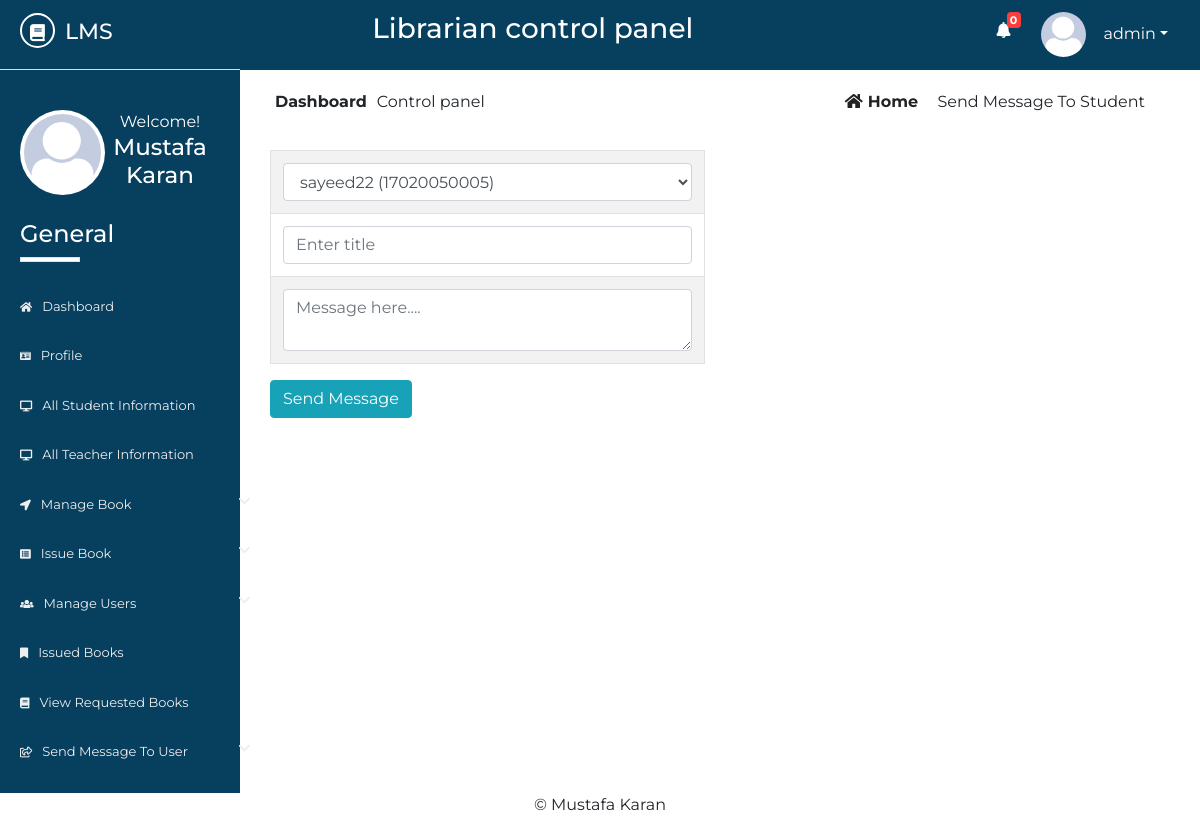
/Lms/Source/librarian/send-to-student.php (signed in), run on the app's committed database.
### tables this page shows
CREATE TABLE `lib_registration` (
  `id` int(2) NOT NULL,
  `name` varchar(50) NOT NULL,
  `username` varchar(20) NOT NULL,
  `password` varchar(20) NOT NULL,
  `email` varchar(50) NOT NULL,
  `phone` varchar(20) NOT NULL,
  `address` varchar(100) NOT NULL,
  `photo` varchar(500) NOT NULL,
  `status` varchar(7) NOT NULL
);

### Lms/Source/librarian/send-to-student.php (the view, shortened to what this page needs)
       <?php
   include 'inc/header.php';
   include 'inc/connection.php';
?>
<div class="dashboard-content">
	<div class="dashboard-header">
		<div class="container">
			<div class="row">
				<div class="col-md-6">
					<div class="left">
						<p><span>dashboard</span>Control panel</p>
					</div>
				</div>
				<div class="col-md-6">
					<div class="right text-right">
						<a href="dashboard.php"><i class="fas fa-home"></i>home</a>
						<span class="disabled">send Message to student</span>
					</div>
				</div>
			</div>
			<div class="sendMessage">
				<form action="" method="post" name="form1" class="col-lg-6" enctype="multipart/form-data">
                       <table class="table table-bordered table-striped">
                           <tr>
                               <td>
                                 <select name="rusername" class="form-control">
                                     <?php
                                            $res= mysqli_query($link, "select * from std_registration");
                                               while($row=mysqli_fetch_array($res)){
                                                   ?><option value="<?php echo $row["username"]?>">
                                                   <?php  echo $row["username"]. " (".$row["regno"].")"; ?>
                                                   </option><?php
                                               }
                                          ?>
                                 </select>
                               </td>
                           </tr>
                           <tr>
                               <td>
                                   <input type="text" class="form-control" placeholder="Enter title" name="title">
                               </td>
                           </tr>
                           <tr>
                               <td>
                                   <textarea name="msg" class="form-control" placeholder="Message here...."></textarea>
                               </td>
                           </tr>
                       </table>
                       <input type="submit" name="submit" value="Send Message" class="btn btn-info">
                   </form>
			</div>
		</div>
	</div>
</div>
<?php
	include 'inc/footer.php';
 ?>

### Lms/Source/librarian/inc/header.php (shortened to what this page needs)
<?php
    include 'inc/connection.php';
    $res = mysqli_query($link,"select * from request_books where read1='no'");
    $not= mysqli_num_rows($res);
 ?>
<!DOCTYPE html>
<html lang="en">
<head>
	<link rel="stylesheet" href="inc/css/bootstrap.min.css">
	<link rel="stylesheet" href="inc/css/bootstrap-select.min.css">
	<link rel="stylesheet" href="inc/css/fontawesome-all.min.css">
	<link rel="stylesheet" href="inc/css/datatables.min.css">
	<link rel="stylesheet" href="inc/css/pro1.css">
</head>
<body>
	<div class="main-content">
		<div class="wrapper">
			<div class="left-sidebar">
				<div class="p-title">
                    <h3><a href=""><i class="fas fa-book"></i><span>lms</span></a></h3>
				</div>
				<div class="profile">
					<div class="profile-pic">
                        <?php
                            $res = mysqli_query($link, "select * from lib_registration where username='".$_SESSION['username']."'");
                            while ($row = mysqli_fetch_array($res)){
                                ?><img src="<?php echo $row["photo"]; ?> " height="" width="" alt="something wrong" class="rounded-circle"></a> <?php
                            }
                        ?>
					</div>
					<div class="profile-info text-center">
						<span>Welcome!</span>
						<h2>
              <?php
                $res = mysqli_query($link, "select * from lib_registration where username='".$_SESSION['username']."'");
                while ($row = mysqli_fetch_array($res)){
                  $name  =  $row["name"];
                  echo $name;
                }
              ?>
            </h2>
					</div>
				</div>
				<div class="sidebar-menu">
					<h3>General</h3>
					<div class="border"></div>
	                <ul>
	                    <li class="menu <?php if($page=='home'){ echo 'active';} ?>">
      						<a href="dashboard.php"><i class="fas fa-home"></i>Dashboard</a>
    					</li>
    					  <li class="menu <?php if($page=='profile'){ echo 'active';} ?>">
      						<a href="profile.php"><i class="fas fa-id-card"></i>profile</a>
    					</li>
	                    <li class="menu <?php if($page=='sinfo'){ echo 'active';} ?>">
      						<a href="all-student-info.php"><i class="fas fa-desktop"></i>all student information</a>
    					</li>
    					<li class="menu <?php if($page=='tinfo'){ echo 'active';} ?>">
      						<a href="all-teacher-info.php"><i class="fas fa-desktop"></i>all teacher information</a>
    					</li>
    					<li class="menu menu-toggle2">
      						<a href="#"><i class="fas fa-location-arrow"></i>manage book <span class="fa fa-chevron-down"></span></a>
    					</li>
	                   <li class="menu menu-toggle1">
      						<a href="#"><i class="fas fa-list-alt"></i>issue book <span class="fa fa-chevron-down"></span></a>
    					</li>
    					<li class="menu menu-toggle3">
      						<a href="#"><i class="fas fa-users"></i>manage users <span class="fa fa-chevron-down"></span></a>
    					</li>
    					 <li class="menu <?php if($page=='ibook'){ echo 'active';} ?>">
      						<a href="issued-books.php"><i class="fas fa-bookmark"></i>issued books</a>
    					</li>
    					<li class="menu <?php if($page=='rbook'){ echo 'active';} ?>">
      						<a href="requested-books.php"><i class="fas fa-book"></i>view requested books</a>
    					</li>
    					<li class="menu menu-toggle4">
      						<a href="#"><i class="far fa-share-square"></i>send message to user <span class="fa fa-chevron-down"></span></a>
    					</li>
    				</ul>
				</div>
			</div>
			<div class="content">
				<div class="inner">
					<div class="heading text-center">
						<h3>Librarian control panel</h3>
					</div>
					<div class="header-profile text-right">
						<ul>
                            <li class="icon">
                                <a href="requested-books.php" ><i class="fas fa-bell"></i></a>
                                <span class="count" onclick="window.location='requested-books.php'"><b><?php echo $not; ?></b></span>
                            </li>
							<li class="dropdown">
                                <?php
                                     $res = mysqli_query($link, "select * from lib_registration where username='".$_SESSION['username']."'");
                                     while ($row = mysqli_fetch_array($res)){
                                         ?><a href="" class="dropdown-toggle" data-toggle="dropdown"><img src="<?php echo $row["photo"]; ?>" alt=""><span><?php echo $_SESSION["username"]; ?></span></a> <?php
                                     }
                                ?>
							</li>
						</ul>
					</div>
				</div>

### Lms/Source/librarian/inc/css/pro1.css (style rules this page uses)
* { margin: 0; padding: 0; }
body { font-family: 'Montserrat', sans-serif; }
.border { width: 60px; height: 5px; background: #fff; }
.main-content { width: 100%; height: auto; overflow: hidden; }
.main-content .left-sidebar { width: 20%; height: auto; background: #073f5f; float: left; }
.main-content .left-sidebar .p-title { width: 100%; padding: 13px; padding-left: 20px; background: #073f5f; border-bottom: 1px solid #ddd; }
.main-content .p-title a { text-decoration: none; color: #fff; font-size: 22px; text-transform: uppercase; }
.main-content .p-title a i { width: 35px; height: 35px; line-height: 35px; text-align: center; font-size: 17px; border-radius: 50%; border: 2px solid #fff; }
.main-content .p-title a span { margin-left: 10px; }
.main-content .left-sidebar .profile { width: 100%; padding: 20px; margin-top: 0; padding-top: 0; }
.main-content .left-sidebar .profile .profile-pic { width: 40%; float: left; }
.main-content .left-sidebar .profile img { width: 85px; height: 85px; position: inherit; padding: 4px; background: #fff; overflow: hidden; }
.main-content .left-sidebar .profile .profile-info { width: 60%; float: left; color: #fff; }
.main-content .left-sidebar .profile .profile-info h2 { font-size: 23px; }
.sidebar-menu { color: #fff; width: 100%; padding-top: 60px; padding-left: 0; }
.sidebar-menu h3 { margin-left: 20px; font-size: 24px; }
.sidebar-menu .border { margin-left: 20px; margin-bottom: 20px; }
.sidebar-menu ul li a { text-decoration: none; color: #eee; width: 270px; padding: 15px 20px; font-size: 13px; display: block; text-transform: capitalize; transition: all .5s ease; }
.sidebar-menu ul { padding-left: 0; }
.sidebar-menu ul li a i { margin-right: 10px; font-size: smaller; }
.sidebar-menu ul li a span { float: right; }
.content { width: 80%; height: auto; float: right; }
.content .inner { width: 100%; height: 70px; background: #073f5f; padding: 12px; }
.content .inner .heading { width: 60%; float: left; color: #fff; }
.content .inner .header-profile { width: calc(40%-20px); float: right; margin-right: 20px; position: relative; }
.content .inner .header-profile .icon i { margin-right: 30px; font-size: 16px; margin-top: 10px; }
.header-profile .dropdown span { color: #fff; margin-left: 10px; }
.header-profile .icon span { color: #fff; position: absolute; left: 10px; top: 0; font-size: 11px; width: 14px; height: 16px; line-height: 16px; text-align: center; border-radius: 4px; background: #FA3E3E; }
.header-profile ul li { list-style: none; float: left; }
.header-profile ul li i { color: #fff; }
.header-profile img { width: 40px; height: 40px; border-radius: 50%; margin-right: 8px; }
.dropdown a { text-decoration: none; color: #fff; }
.dropdown img { width: 45px; height: 45px; border-radius: 50%; }
.dashboard-header .left { padding: 20px; }
.dashboard-header .left p span { text-transform: capitalize; margin-right: 10px; font-weight: bold; }
.dashboard-header .right { padding: 20px; margin-right: 20px; }
.dashboard-header .right a { text-transform: capitalize; text-decoration: none; color: #222; margin-right: 15px; font-weight: bold; }
.dashboard-header .right a i { margin-right: 5px; }
.dashboard-header .right span { text-transform: capitalize; }

### data on the page
lib_registration: photo (picture), name "Mustafa Karan"

### other printed values
$not "0"
form field rusername "sayeed22 (17020050005)"
